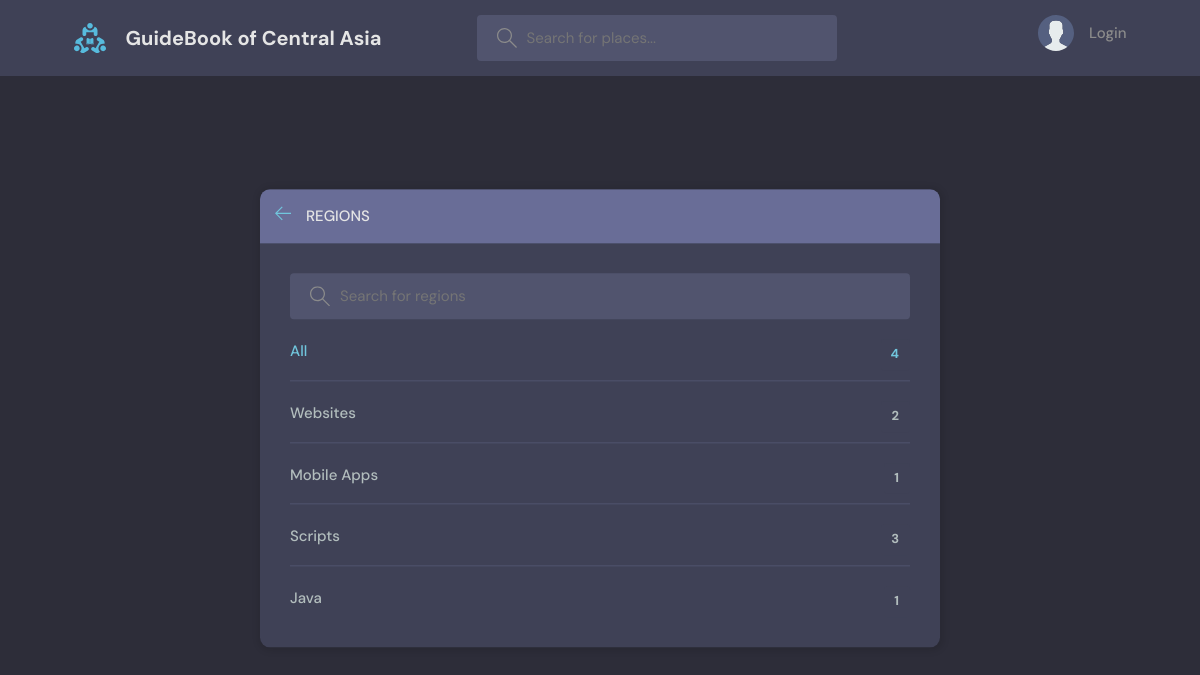
The page /topics/ on the database as committed earlier.
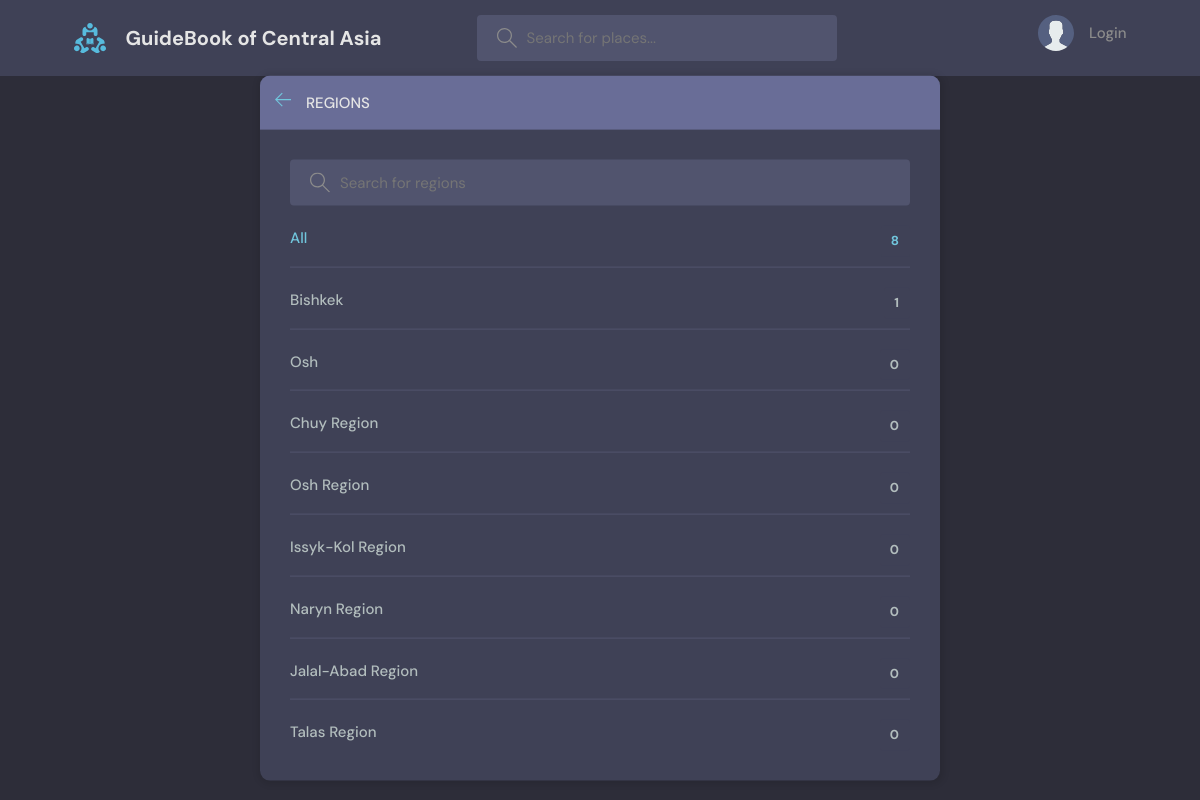
The same page on the database as committed later.
### base/models.py (models this page shows, shortened)
class Topic(models.Model):
    name = models.CharField(max_length=200)

### base/views.py (the view)
# urls.py: path('topics/', views.topicsPage, name='topics'),
def topicsPage(request):
    q = request.GET.get('q') if request.GET.get('q') != None else ''
    topics = Topic.objects.filter(name__icontains=q)
    return render(request, 'base/topics.html', {'topics': topics})

### base/templates/base/topics.html (shortened to what this page needs)
{% extends 'main.html' %}
{% block content %}
<main class="create-room layout">
  <div class="container">
    <div class="layout__box">
      <div class="layout__boxHeader">
        <div class="layout__boxTitle">
          <a href="{{request.META.HTTP_REFERER}}">
            <svg version="1.1" xmlns="http://www.w3.org/2000/svg" width="32" height="32" viewBox="0 0 32 32">
              <title>arrow-left</title>
              <path
                d="M13.723 2.286l-13.723 13.714 13.719 13.714 1.616-1.611-10.96-10.96h27.625v-2.286h-27.625l10.965-10.965-1.616-1.607z"
              ></path>
            </svg>
          </a>
          <h3>Regions</h3>
        </div>
      </div>
      <div class="topics-page layout__body">
        <form action='' method='GET' class="header__search">
          <label>
            <input name='q' placeholder="Search for regions" />
          </label>
        </form>
        <ul class="topics__list">
          <li>
            <a href="/" class="active">All <span>{{topics.count}}</span></a>
          </li>
          {% for topic in topics %}
          <li>
            <a href="{% url 'home' %}?q={{topic.name}}">{{topic.name}}<span>{{topic.room_set.all.count}}</span></a>
          </li>
          {% endfor %}
        </ul>
      </div>
    </div>
  </div>
</main>
{% endblock content %}

### templates/main.html (shortened to what this page needs)
<!DOCTYPE html>
{% load static %}
<html lang="en">
  <head>
    <link rel="stylesheet" href="{% static 'styles/main.css' %}">
  </head>
  <body>
    {% include 'navbar.html' %}
    {% block content %}
    {% endblock content %}
  </body>
</html>

### templates/navbar.html (shortened to what this page needs)
{% load static %}
<header class="header header--loggedIn">
    <div class="container">
      <a href="{% url 'home' %}" class="header__logo">
        <img src="{% static 'images/logo.svg' %}" />
        <h1>GuideBook of Central Asia</h1>
      </a>
      <form class="header__search" method="GET" action="{% url 'home' %}">
        <label>
          <input name="q" placeholder="Search for places..." />
        </label>
      </form>
      <nav class="header__menu">
        {% if request.user.is_authenticated %}
        <div class="header__user">
          <a href="{% url 'user-profile' request.user.id %}">
            <div class="avatar avatar--medium active">
              <img src="{{request.user.avatar.url}}" />
            </div>
            <p>Welcome<span>{{request.user.name}} !</span></p>
          </a>
          <button class="dropdown-button">
            <svg version="1.1" xmlns="http://www.w3.org/2000/svg" width="32" height="32" viewBox="0 0 32 32">
              <title>chevron-down</title>
              <path d="M16 21l-13-13h-3l16 16 16-16h-3l-13 13z"></path>
            </svg>
          </button>
        </div>
        {% else %}
        <a href="{% url 'login' %}">
          <img src="{% static 'images/avatars/avatar.svg' %}" />
          <p>Login</p>
        </a>
        {% endif %}
      </nav>
    </div>
  </header>

### static/styles/main.css (style rules this page uses)
:root { --color-main: #71c6dd; --color-main-light: #e1f6fb; --color-dark: #3f4156; --color-dark-medium: #51546e; --color-dark-light: #696d97; --color-light: #e5e5e5; --color-gray: #8b8b8b; --color-light-gray: #b2bdbd; --color-bg: #2d2d39; --color-success: #5dd693; --color-error: #fc4b0b; }
* { font-family: "DM Sans", -apple-system, BlinkMacSystemFont, "Segoe UI", Roboto, Oxygen, Ubuntu, Cantarell, "Open Sans", "Helvetica Neue", sans-serif; margin: 0; padding: 0; box-sizing: border-box; text-rendering: optimizeLegibility; font-size: inherit; }
html { font-size: 56.25%; }
@media only screen and (min-width: 1200px) { html { font-size: 62.5%; } }
body { line-height: 1.6; font-weight: 400; font-size: 1.5rem; color: var(--color-light-gray); background-color: var(--color-bg); min-height: 100vh; }
img { width: 100%; }
a { display: inline-block; color: var(--color-main); text-decoration: none; }
.container { max-width: 120rem; width: 90%; margin: auto; }
.header { padding: 1.5rem; background-color: var(--color-dark); }
.header > .container { display: flex; gap: 9.5rem; }
.header__logo, .header__user { display: flex; gap: 2rem; align-items: center; }
.header__logo > img { height: 3.2rem; width: 3.2rem; }
.header__logo > h1 { font-weight: 700; font-size: 2rem; color: var(--color-light); }
.header__search > label { background-color: var(--color-dark-medium); padding: 1.3rem 1rem; display: flex; align-items: center; gap: 1rem; border-radius: 4px; }
.header__search svg { fill: var(--color-gray); width: 2rem; height: 2rem; margin-left: 1rem; }
.header__search input { width: 30rem; background: transparent; border: none; outline: none; color: var(--color-light); }
.header__menu { margin-left: auto; position: relative; }
.header__menu a { display: flex; gap: 1.5rem; align-items: center; font-weight: 500; text-decoration: none; color: var(--color-gray); }
.header__menu img { height: 3.6rem; }
.header__menu p { line-height: 1.2; }
.layout { margin-top: 2.4rem; }
.layout > .container { display: flex; justify-content: space-between; align-items: flex-start; }
.layout__box { width: 90%; max-width: 48rem; min-height: 40rem; position: absolute; top: 50%; left: 50%; transform: translate(-50%, -46%); background-color: var(--color-dark); border-radius: 1rem; box-shadow: 1px 1px 6px 3px rgba(0, 0, 0, 0.1); overflow: hidden; }
.layout__boxHeader { display: flex; padding: 1.5rem; background-color: var(--color-dark-light); }
.layout__boxTitle { display: flex; gap: 1.5rem; align-items: center; }
.layout__boxTitle h3 { text-transform: uppercase; font-weight: 500; color: var(--color-light); }
.layout__boxTitle svg { width: 1.6rem; height: 1.6rem; fill: var(--color-main); }
.layout__body { margin: 3rem; }
.topics__list { list-style: none; }
.topics__list li a { display: flex; justify-content: space-between; margin-bottom: 3rem; font-weight: 500; color: var(--color-light-gray); transition: all 0.3s ease-in-out; }
.topics__list li a.active, .topics__list li a:hover { color: var(--color-main); }
.topics__list li a span { padding: 0.5rem 1rem; background-color: var(--color-dark); border-radius: 3px; font-size: 1.3rem; font-weight: 700; letter-spacing: 1px; }
.topics-page .topics__list li:not(:last-child) a { margin: 2rem 0; padding-bottom: 1rem; text-decoration: none; border-bottom: 1px solid var(--color-dark-medium); }
.topics-page .header__search { display: block; }
.create-room.layout .layout__box { max-width: 68rem; }

Rows that differ between the two databases and show on the page:
changed Topic: name "Websites" → "Bishkek"; room_set.all.count "2" → "1"
changed Topic: name "Mobile Apps" → "Osh"; room_set.all.count "1" → "0"
changed Topic: name "Scripts" → "Chuy Region"; room_set.all.count "3" → "0"
added Topic: name "Osh Region", room_set.all.count "0"
added Topic: name "Issyk-Kol Region", room_set.all.count "0"
added Topic: name "Naryn Region", room_set.all.count "0"
changed Topic: name "Java" → "Jalal-Abad Region"; room_set.all.count "1" → "0"
added Topic: name "Talas Region", room_set.all.count "0"
Other text that changed with them:
{{ topics.count }}: "4" → "8"
